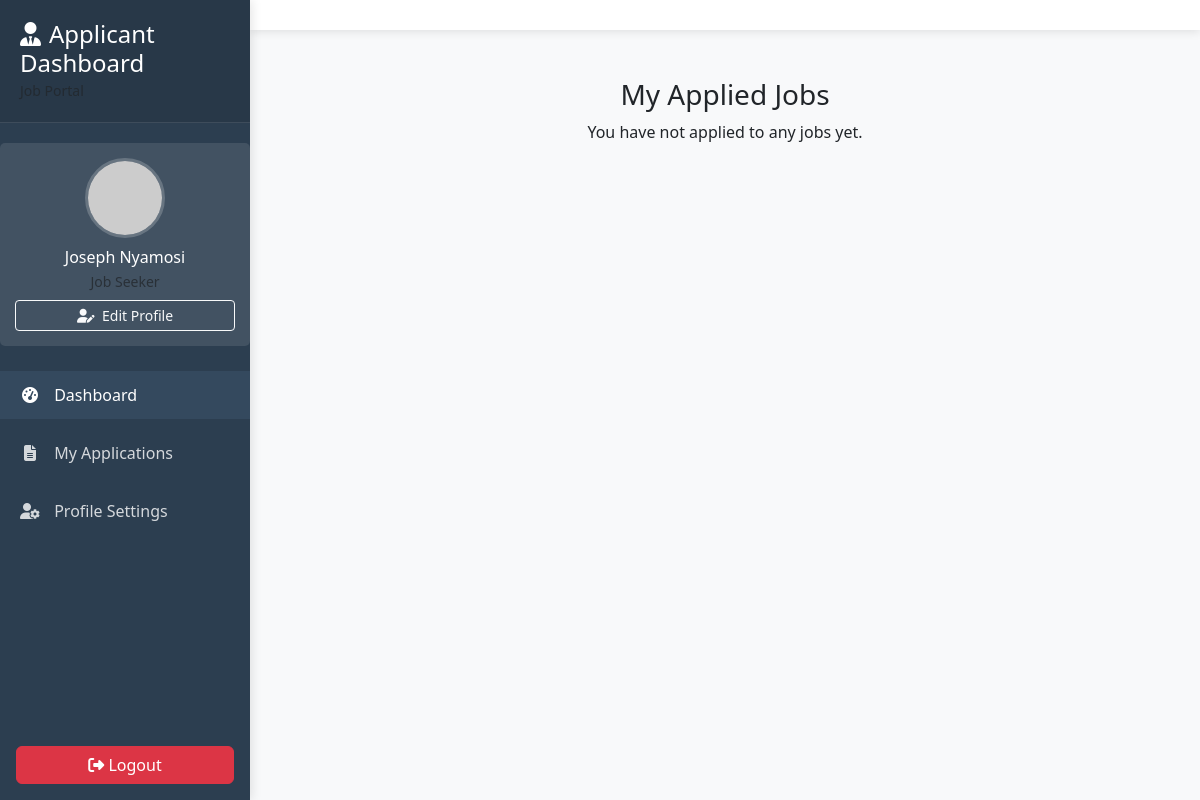
Before: /applied_jobs/ (signed in) with the older database file.
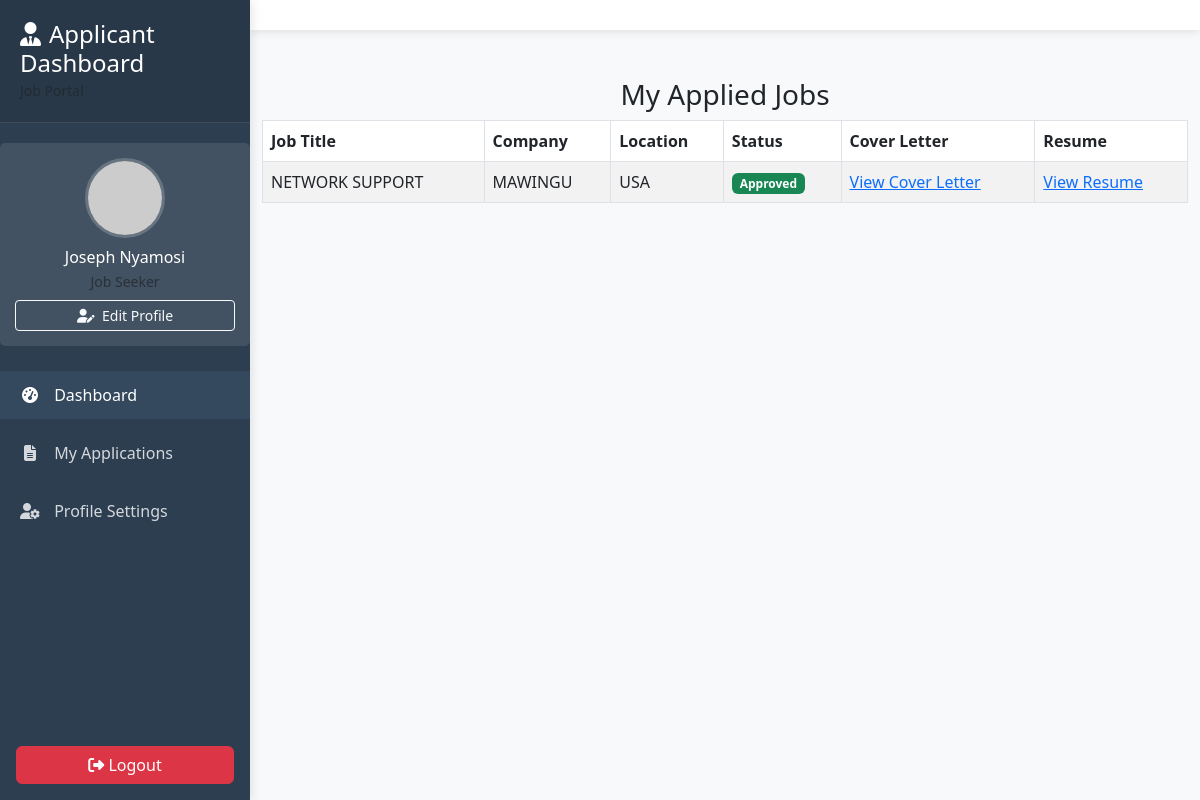
After: the same page with the newer database file.
### jobs/models.py (models this page shows, shortened)
class JobApplication(models.Model):
    STATUS_CHOICES = [
        ('pending', 'Pending'),
        ('approved', 'Approved'),
        ('rejected', 'Rejected'),
    ]
    job = models.ForeignKey('Job', on_delete=models.CASCADE)
    applicant = models.ForeignKey(User, on_delete=models.CASCADE)  # Reference to user
    resume = models.FileField(upload_to='resumes/')
    cover_letter = models.FileField(upload_to='cover_letters/', null=True, blank=True, help_text="Upload your cover letter in PDF format.")
    applied_at = models.DateTimeField(auto_now_add=True)
    status = models.CharField(max_length=10, choices=STATUS_CHOICES, default='pending')
    approved_by = models.ForeignKey(User, on_delete=models.SET_NULL, null=True, blank=True, related_name='approved_applications')

class Job(models.Model):
    JOB_TYPE_CHOICES = [
        ('Full-time', 'Full-time'),
        ('Part-time', 'Part-time'),
        ('Internship', 'Internship'),
        ('Freelance', 'Freelance'),
    ]
    title = models.CharField(max_length=255)
    company = models.CharField(max_length=255)
    location = models.CharField(max_length=255)
    description = models.TextField()
    salary = models.DecimalField(max_digits=10, decimal_places=2, null=True, blank=True)
    job_type = models.CharField(max_length=20, choices=JOB_TYPE_CHOICES)
    posted_at = models.DateTimeField(auto_now_add=True)
    logo = models.ImageField(upload_to='job_logos/', null=True, blank=True)  # New field for job logo

### jobs/views.py (the view)
# urls.py: path('applied_jobs/',applied_jobs, name='applied_jobs'),
@login_required
def applied_jobs(request):
    applications = JobApplication.objects.filter(applicant=request.user)
    return render(request, 'job/applied_jobs.html', {'applications': applications})

### templates/job/applied_jobs.html (shortened to what this page needs)
{% extends 'user/applicant-dashboard.html' %}
{% load static %}
{% block content %}
<div class="container mt-5">
    <h3 class="text-center">My Applied Jobs</h3>
    {% if applications %}
    <table id="appliedJobsTable" class="table table-bordered table-striped">
        <thead>
            <tr>
                <th>Job Title</th>
                <th>Company</th>
                <th>Location</th>
                <th>Status</th>
                <th>Cover Letter</th>
                <th>Resume</th>
            </tr>
        </thead>
        <tbody>
            {% for application in applications %}
            <tr>
                <td>{{ application.job.title }}</td>
                <td>{{ application.job.company }}</td>
                <td>{{ application.job.location }}</td>
                <td>
                    <span class="badge {% if application.status == 'approved' %}bg-success{% elif application.status == 'rejected' %}bg-danger{% else %}bg-warning{% endif %}">
                        {{ application.status|capfirst }}
                    </span>
                </td>
                <td><a href="{{ application.cover_letter.url }}" target="_blank">View Cover Letter</a></td>
                <td><a href="{{ application.resume.url }}" target="_blank">View Resume</a></td>
            </tr>
            {% endfor %}
        </tbody>
    </table>
    {% else %}
    <p class="text-center">You have not applied to any jobs yet.</p>
    {% endif %}
</div>
{% endblock %}

Changed rows visible on the page:
added JobApplication: job "NETWORK SUPPORT", job.company "MAWINGU", job.location "USA", status "Approved"
Other visible differences:
text no longer shown: "You have not applied to any jobs yet."
text now shown: "Job Title Company Location Status Cover Letter Resume"
